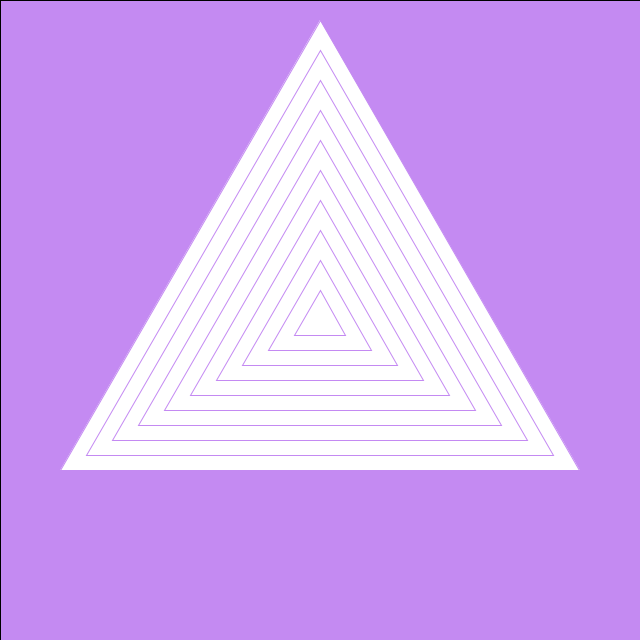
Frame 1 (no input)
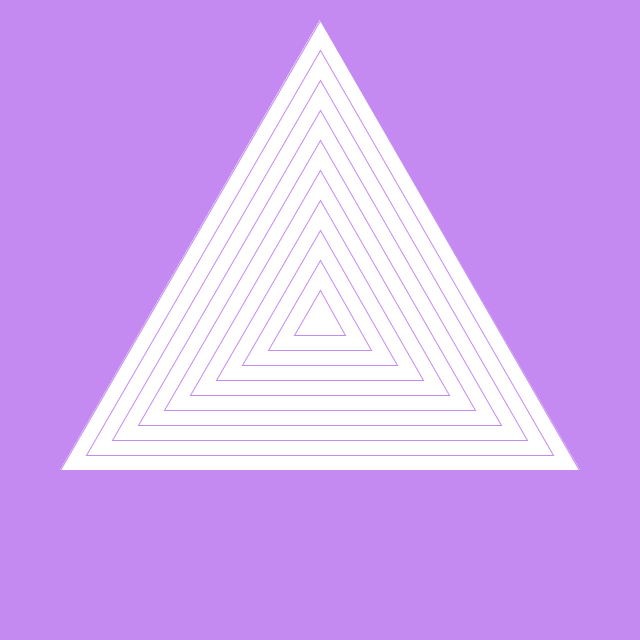
Frame 60 (the mouse pressed at the canvas centre just before this capture)
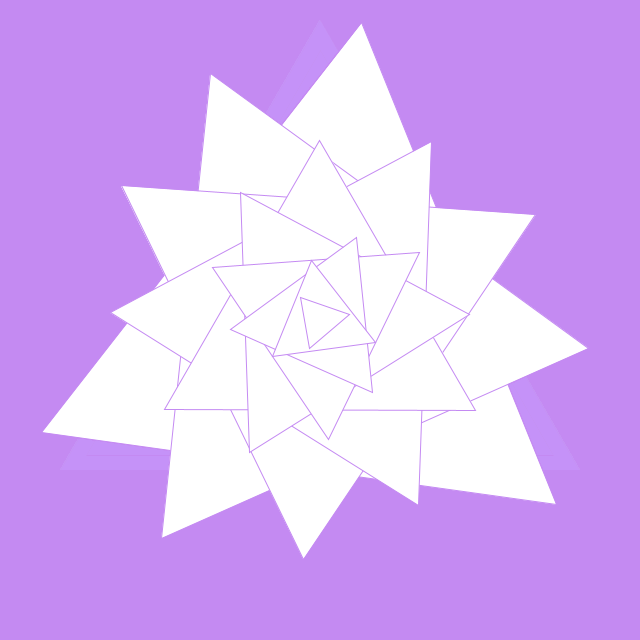
Frame 120 (the mouse held since frame 60 and released just before this capture)

The Processing sketch that drew these frames (run headless with seeded random() and noise(); from frame 60 on, the mouse is pressed at the canvas centre):

// Processing sketch: processing_378
// ── processing_378.pde

// define vars
int RbackGround;
int GbackGround;
int BbackGround;

// initialize objects
MyTriangle t1= new MyTriangle(300, 320, 360); 
MyTriangle t2= new MyTriangle(270, 320, 360); 
MyTriangle t3= new MyTriangle(240, 320, 360); 
MyTriangle t4= new MyTriangle(210, 320, 360); 
MyTriangle t5= new MyTriangle(180, 320, 360); 
MyTriangle t6= new MyTriangle(150, 320, 360); 
MyTriangle t7= new MyTriangle(120, 320, 360); 
MyTriangle t8= new MyTriangle(90, 320, 360); 
MyTriangle t9= new MyTriangle(60, 320, 360); 
MyTriangle t10= new MyTriangle(30, 320, 360); 


void setup(){ 
  size(640,640); 
  RbackGround = int(random(150)+100); //Red value for background 
  GbackGround = int(random(150)+100); //Green value for background 
  BbackGround = int(random(150)+100); //Blue value for background 
  background(RbackGround, GbackGround, BbackGround);
  //frameRate(30); 
} 
 
void draw(){ 
  smooth();
  fill(RbackGround,GbackGround,BbackGround,20);
  rect(0,0,width,height);
  fill(255);
  t1.update(1.9); 
  t2.update(1.8); 
  t3.update(1.7); 
  t4.update(1.6); 
  t5.update(1.5); 
  t6.update(1.4); 
  t7.update(1.3); 
  t8.update(1.2); 
  t9.update(1.1); 
  t10.update(1); 
} 
 
class MyTriangle { 
  float tp1X, tp1Y, tp2X, tp2Y, tp3X, tp3Y, radius, centerX, centerY; 
  MyTriangle (float pRadius, float pCenterX, float pCenterY){ 
    radius = pRadius; 
    centerX = pCenterX; 
    centerY = pCenterY; 
  } 
  void update(float x){ 
    tp1X = (cos(radians(30+(mouseX*x))) * radius) + width/2; 
    tp1Y = (sin(radians(30+(mouseX*x))) * radius) + height/2; 
    tp2X = (cos(radians(150+(mouseX*x))) * radius) + width/2; 
    tp2Y = (sin(radians(150+(mouseX*x))) * radius) + height/2; 
    tp3X = (cos(radians(270+(mouseX*x))) * radius) + width/2; 
    tp3Y = (sin(radians(270+(mouseX*x))) * radius) + height/2;
    stroke(RbackGround,GbackGround,BbackGround);
    triangle(tp1X, tp1Y, tp2X, tp2Y, tp3X, tp3Y); 
  } 
} 
